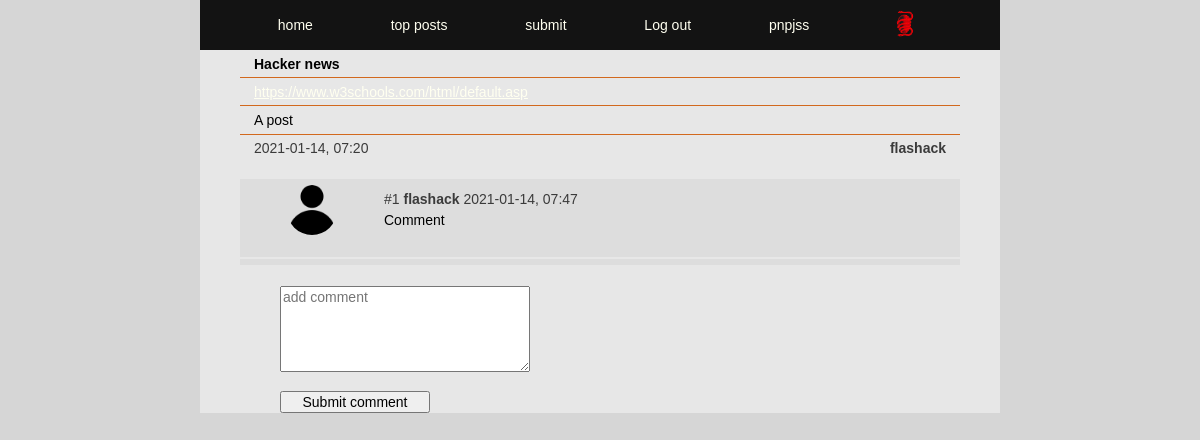
The page /comments.php?id=52&title=Hacker news (signed in) on the database as committed earlier.
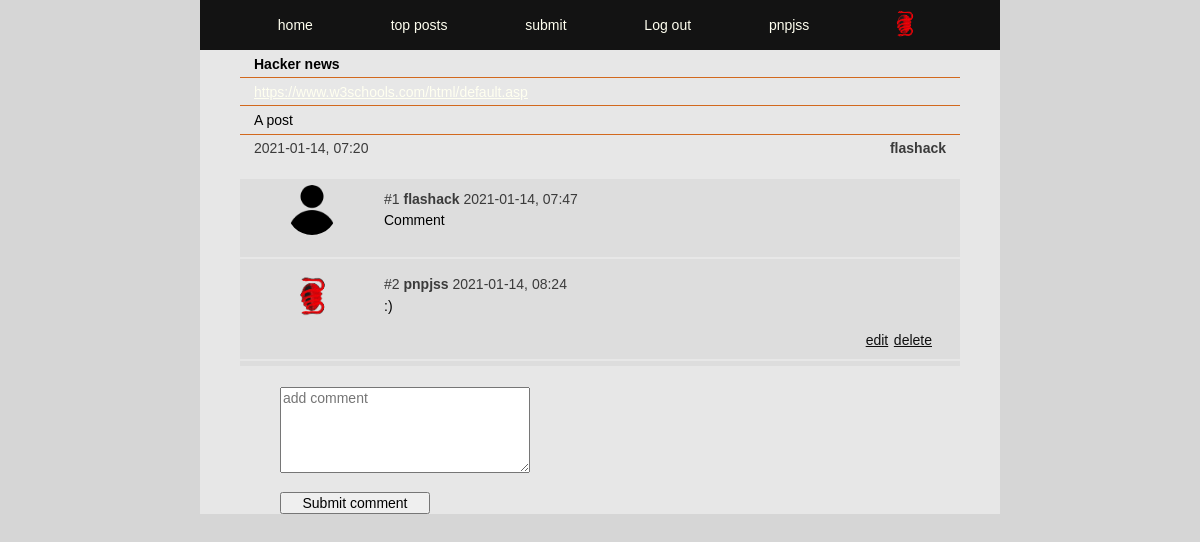
The same page on the database as committed later.
### tables this page shows
CREATE TABLE comments (
id INTEGER PRIMARY KEY AUTOINCREMENT,
post_id INTEGER,
user_id INTEGER,
content TEXT,
date DATETIME);

CREATE TABLE users (
id INTEGER PRIMARY KEY AUTOINCREMENT,
username TEXT NOT NULL UNIQUE,
email TEXT NOT NULL UNIQUE,
firstname TEXT NOT NULL,
lastname TEXT NOT NULL,
passwd TEXT NOT NULL, 
biography TEXT, 
avatar TEXT);

### app/functions.php (called while the page is built, shortened)
<?php
function getPost($pdo, $postId)
{
    $statement = $pdo->query('SELECT posts.*, users.username FROM posts INNER JOIN users ON posts.user_id = users.id WHERE posts.id = :id');
    $statement->BindParam(':id', $postId, PDO::PARAM_INT);
    $statement->execute();
    $post = $statement->fetch(PDO::FETCH_ASSOC);
    return $post;
}
function fetchComments($pdo, $postId)
{
    $statement = $pdo->prepare("SELECT * FROM comments WHERE post_id = :postId ORDER BY Comments.post_id DESC");
    $statement->BindParam(':postId', $postId, PDO::PARAM_INT);
    $statement->execute();
    $userComments = $statement->fetchAll(PDO::FETCH_ASSOC);
    return $userComments;
}
function getPostAuthor($pdo, $commentUserId)
{
    $statement = $pdo->prepare("SELECT username, avatar from users where id = :commentUserId");
    $statement->BindParam(':commentUserId', $commentUserId, PDO::PARAM_INT);
    $statement->execute();
    $commentAuthor = $statement->fetch(PDO::FETCH_ASSOC);
    return $commentAuthor;
}
function getRandomKey($keyLength = 10)
{
    $characters = '0123456789abcdefghijklmnopqrstuvwxyzABCDEFGHIJKLMNOPQRSTUVWXYZ';
    $charactersLength = strlen($characters);
    $randomKey = '';
    for ($i = 0; $i < $keyLength; $i++) {
        $randomKey .= $characters[rand(0, $charactersLength - 1)];
    }
    return $randomKey;
}

### comments.php (the view, shortened to what this page needs)
<?php
require __DIR__ . ('/app/autoload.php');
require __DIR__ . ('/app/views/header.php');
require __DIR__ . ('/app/views/nav.php');
$postId = $_GET['id'];
$count = 0;
if (isset($_GET['id'])) {
    $post = getPost($pdo, $postId);
    $userComments = fetchComments($pdo, $postId);
}
$keyLength = 15;
$randomKey = getRandomKey($keyLength);
?>
<main>
    <section>
        <div class="comments-postitem">
            <div class="title">
                <h1><?php echo $post['title']; ?></h1>
            </div>
            <div class="url"><a href="<?php echo $post['url']; ?>"><?php echo $post['url']; ?></a></div>
            <div class="description">
                <p><?php echo $post['description']; ?></p>
            </div>
            <div class="postinfo">
                <p><?= $post['post_date']; ?></p>
                <b><?= $post['username']; ?></b>
            </div>
        </div>
        <div class="comments-items">
            <?php foreach ($userComments as $comment) : ?>
                <?php
                $count++;
                $commentUserId = $comment['user_id'];
                $commentAuthor = getPostAuthor($pdo, $commentUserId);
                ?>
                <div class="avatar">
                    <img src="<?php echo "/app/images/" . $commentAuthor['avatar']; ?>" height="50px" width="50px" alt="">
                </div>
                <div class="comment-info">
                    <?php echo '#' . $count; ?>
                    <b><?php echo $commentAuthor['username']; ?></b>
                    <?php echo $comment['date']; ?>
                    <div class="comment-content">
                        <?php echo $comment['content']; ?>
                    </div>
                </div>
                <div class="comment-edit">
                    <?php if ($commentUserId === $_SESSION['user']['id']) : ?>
                        <a href="<?= '/comment-update.php?commentid=' . $comment['id'] . '&&postid=' . $postId . '&&updatekey=' . $randomKey; ?>">edit</a>
                        <a href="<?= '/app/posts/comment-delete.php?commentid=' . $comment['id'] . '&&postid=' . $post['id'] . '&&updatekey=' . $randomKey; ?>">delete</a>
                    <?php endif; ?>
                </div>
                <span class="comment-span"></span>
            <?php endforeach; ?>
        </div>
        <div class="add-comment">
            <form action="comments.php?id=<?= $postId; ?>" method="post">
                <textarea name="comment" id="comment" cols="50" rows="5" placeholder="add comment" maxheight="200" maxlength="200"></textarea>
                <span class="comment-span"></span>
                <button type="text"> Submit comment </button>
            </form>
        </div>
    </section>
</main>
<?php require __DIR__ . ('/app/views/nav.php'); ?>

Rows that differ between the two databases and show on the page:
added comments: user.avatar (picture), user.username "pnpjss", date "2021-01-14, 08:24", content ":)"
